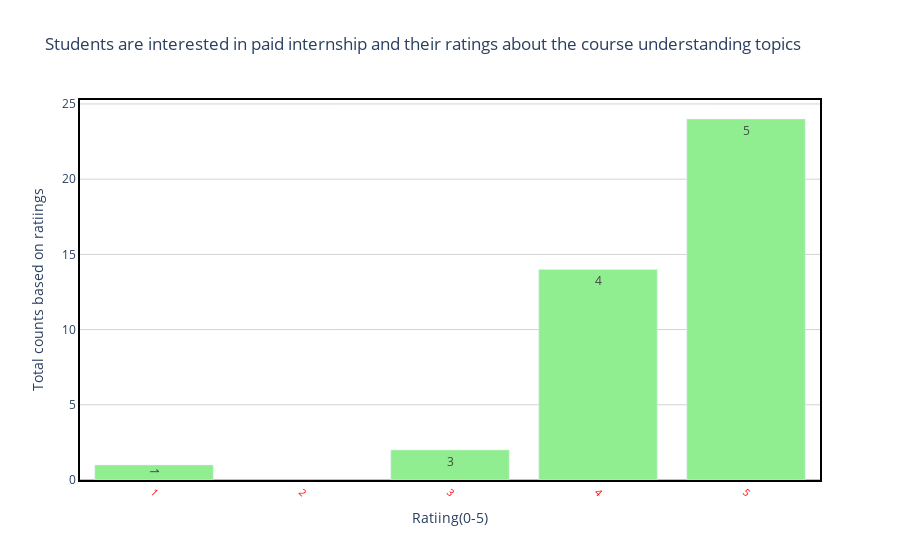

Notebook code cell kept with this figure:
### Code cell
draw_trace_bar(UderstandingTopic_internship,'UderstandingTopic(0-5)','counts','Students are interested in paid internship and their ratings about the course understanding topics', 'Ratiing(0-5)','Total counts based on ratiings',"lightgreen")

### Figure 1 — Plotly figure (JSON) as saved in the notebook; plotly's stock layout.template omitted (floating-point values rounded to 4 significant figures)
{"data": [{"marker": {"color": "lightgreen"}, "text": [5, 4, 3, 1], "type": "bar", "x": [5, 4, 3, 1], "y": [24, 14, 2, 1]}], "layout": {"hovermode": "closest", "paper_bgcolor": "rgba(0, 0, 0, 0)", "plot_bgcolor": "rgba(0, 0, 0, 0)", "title": {"text": "Students are interested in paid internship and their ratings about the course understanding topics"}, "xaxis": {"linecolor": "black", "linewidth": 2, "mirror": true, "showline": true, "showticklabels": true, "tickangle": 45, "tickfont": {"color": "red", "size": 10}, "title": {"text": "Ratiing(0-5)"}, "zeroline": true, "zerolinecolor": "grey", "zerolinewidth": 1}, "yaxis": {"gridcolor": "lightgrey", "linecolor": "black", "linewidth": 2, "mirror": true, "showline": true, "title": {"text": "Total counts based on ratiings"}, "zeroline": true, "zerolinecolor": "grey", "zerolinewidth": 1}}}
